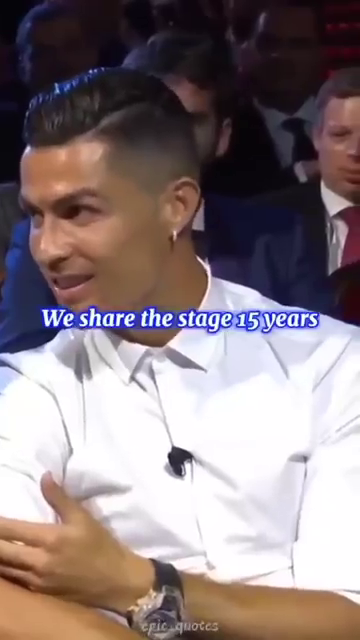
#> input picture frame 68 of Image Face Recognition/Images and video/messiCR7.mp4, 360 x 640 px
$ python 04clip_face_detection.py
#> lines starting #> are read from the running program, lines starting #| are printed output that depends on the picture

# NOTE :

# 1. This Project is for only clip face detection
# 2. We can see in further projects , which is the extension of this where we can see to detect faces in a webcam.
# 3. Also we will see how  to detect faces in an image and  clip.


# STEP 1 : Install OpenCV
# Steps to Install : File > Setting > Project > Python Interpreter > "+" sign > Search  "opencv python" > click Install
# *-*-*-*-*-*-*-*-*-*-*-*-*-*-*-*-*-*-*-*-*-*-*-*-*-*-*-*-*-*-*-*-*-*-*-*-*-*-*-*-*-*-*-*-*-*-*-*-

# STEP 2 : Import libraries
import cv2
from random import randrange as r

# *-*-*-*-*-*-*-*-*-*-*-*-*-*-*-*-*-*-*-*-*-*-*-*-*-*-*-*-*-*-*-*-*-*-*-*-*-*-*-*-*-*-*-*-*-*-*-*-

# STEP 3 : Import HARR Cascade which contains tons of trained data which stored in a variable for further use

trained_data = cv2.CascadeClassifier("file.xml")

# *-*-*-*-*-*-*-*-*-*-*-*-*-*-*-*-*-*-*-*-*-*-*-*-*-*-*-*-*-*-*-*-*-*-*-*-*-*-*-*-*-*-*-*-*-*-*-*-

# # STEP 4 : Import Video

video_path = "C:/Users/HOME/Desktop/GIthub/Pycharm/OpenCV Projects/Image Face Recognition/Images and video/messiCR7.mp4"
video = cv2.VideoCapture(video_path)


while True:

    ret,frame = video.read()
#> frame is the input picture: shape (640, 360, 3); mean B, G, R 126.1, 123.7, 137.9
    frame = cv2.resize(frame,(600,600))
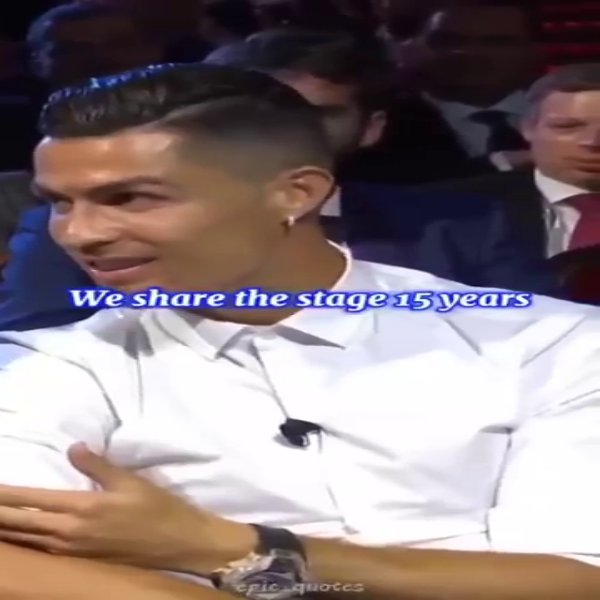
#> frame: shape (600, 600, 3); mean B, G, R 126, 123.7, 137.9

# *-*-*-*-*-*-*-*-*-*-*-*-*-*-*-*-*-*-*-*-*-*-*-*-*-*-*-*-*-*-*-*-*-*-*-*-*-*-*-*-*-*-*-*-*-*-*-*-

# STEP 5 : Grayscale Image

    grayscale = cv2.cvtColor(frame,cv2.COLOR_BGR2GRAY)
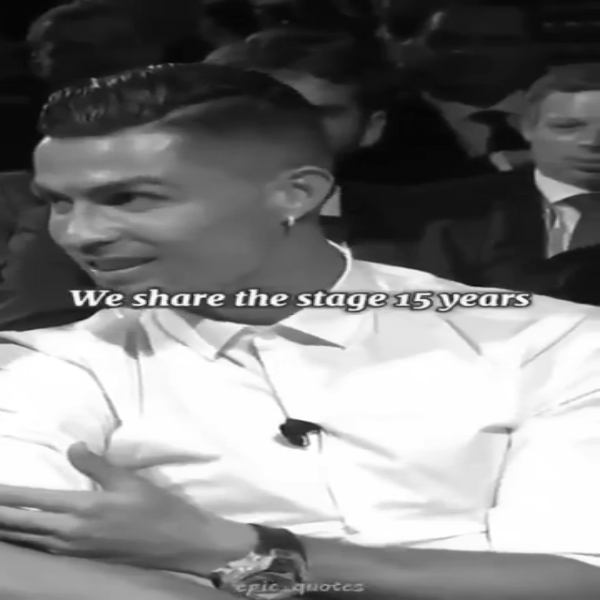
#> grayscale: shape (600, 600); min 4, max 255, mean 128.1

# *-*-*-*-*-*-*-*-*-*-*-*-*-*-*-*-*-*-*-*-*-*-*-*-*-*-*-*-*-*-*-*-*-*-*-*-*-*-*-*-*-*-*-*-*-*-*-*-

# STEP 6 : Find out the Coordinates of the Gray scale image to recognise the Face
#          and then store in to a variable for further use.

    find_coordinates = trained_data.detectMultiScale(grayscale)
#> find_coordinates = ()

# *-*-*-*-*-*-*-*-*-*-*-*-*-*-*-*-*-*-*-*-*-*-*-*-*-*-*-*-*-*-*-*-*-*-*-*-*-*-*-*-*-*-*-*-*-*-*-*-

# STEP 7 : Draw A rectangle around face to show the detected area .
    for x,y,w,h in find_coordinates:
        cv2.rectangle(frame, (x, y), ((x + w), (y + h)), (r(0, 255), r(0, 255), r(0, 255)), 8)
        cv2.imshow("final output",frame)
#> this loop made 0 passes

    key = cv2.waitKey(1) & 0xFF
#> (key Esc is pressed here)
    if key ==27:
        print("Congratulation ....\nYou have Successfully Detecting the Face")
        break

video.release()
cv2.destroyAllWindows()

$ run again, starting later in the video
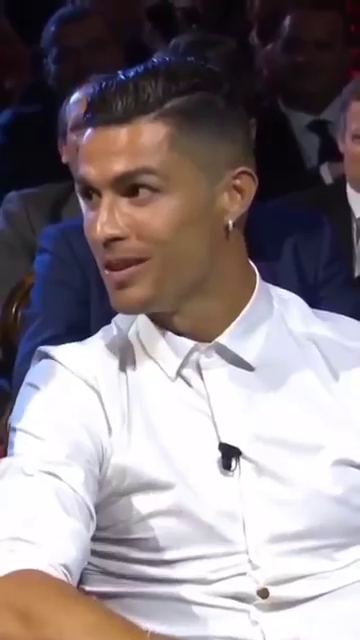
#> input picture frame 308 of Image Face Recognition/Images and video/messiCR7.mp4, 360 x 640 px
#> frame is the input picture: shape (640, 360, 3); mean B, G, R 134.6, 130, 139.6
#> frame: shape (600, 600, 3)
#> `grayscale = cv2.cvtColor(frame,cv2.COLOR_BGR2GRAY)`:
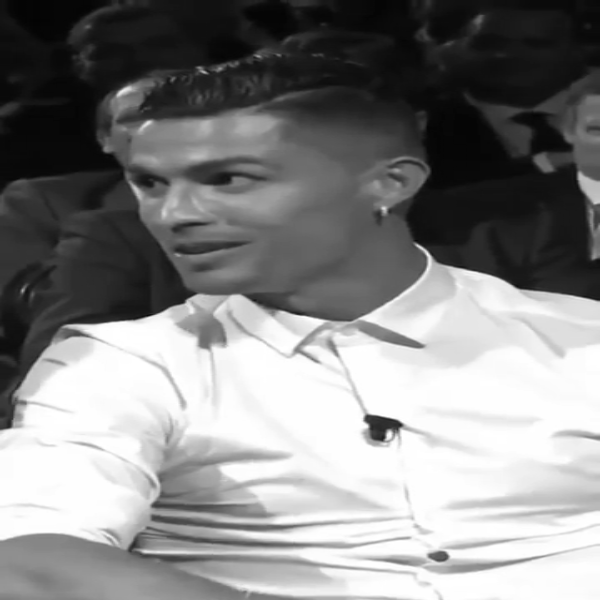
#> grayscale: shape (600, 600); min 3, max 255, mean 133.3
#> find_coordinates = [[100, 111, 182, 182]]
#> the loop `for x,y,w,h in find_coordinates:` made 1 pass
#> pass 1, `cv2.imshow("final output",frame)`:
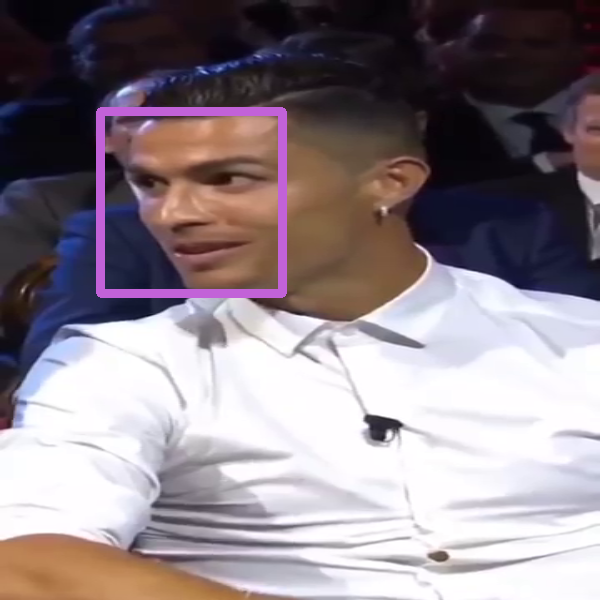
#> window 'final output': shape (600, 600, 3); mean B, G, R 137.1, 130.5, 141.6

$ run again, starting later in the video
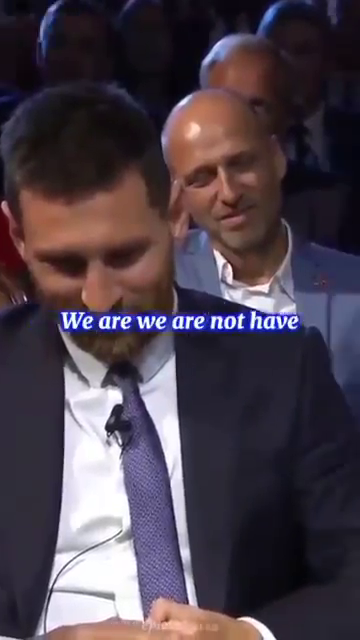
#> input picture frame 548 of Image Face Recognition/Images and video/messiCR7.mp4, 360 x 640 px
#> frame is the input picture: shape (640, 360, 3); mean B, G, R 75.1, 64.2, 75.4
#> frame: shape (600, 600, 3)
#> `grayscale = cv2.cvtColor(frame,cv2.COLOR_BGR2GRAY)`:
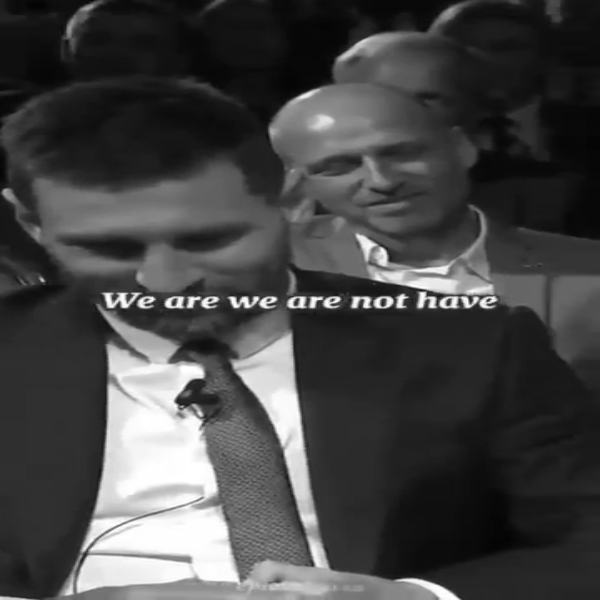
#> grayscale: shape (600, 600); min 4, max 255, mean 68.7
#> find_coordinates = [[315, 108, 128, 128]]
#> the loop `for x,y,w,h in find_coordinates:` made 1 pass
#> pass 1, `cv2.imshow("final output",frame)`:
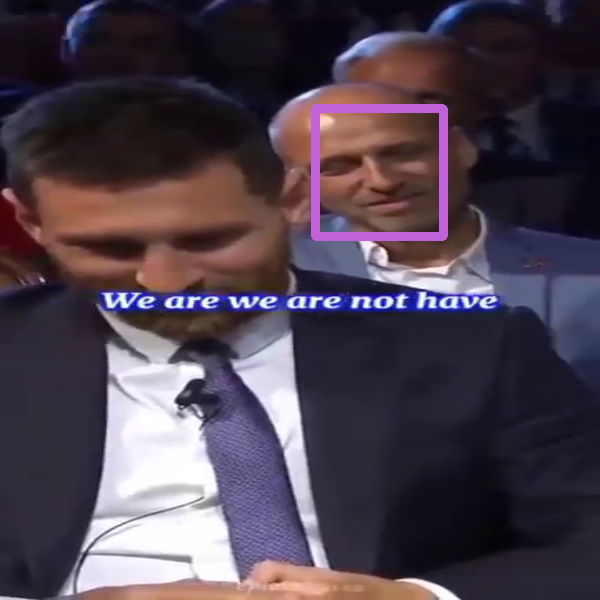
#> window 'final output': shape (600, 600, 3); mean B, G, R 76.9, 64.4, 76.5
